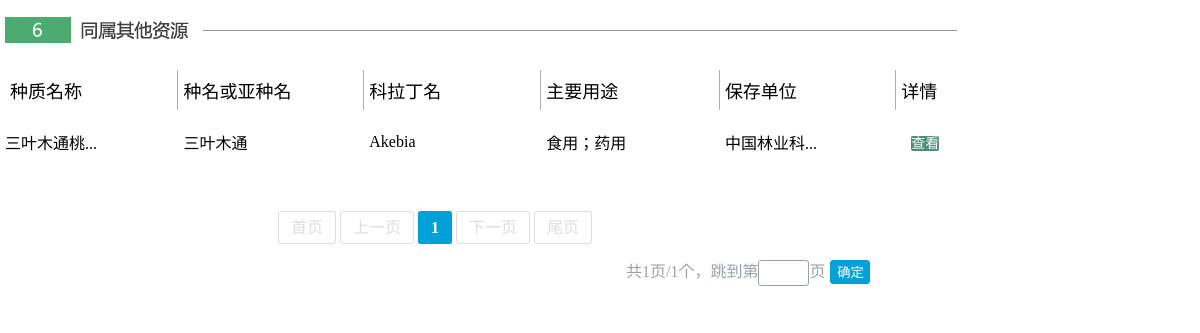
/tree/ziyuan/ziyuan_iframe.php, run on the app's committed database.
### tables this page shows
CREATE TABLE `ziyuan` (
  `id` int(100) NOT NULL,
  `view` int(11) NOT NULL COMMENT '审核',
  `hit` int(255) NOT NULL COMMENT '点击数',
  `number` varchar(100) NOT NULL COMMENT '平台编号',
  `bianhao` varchar(100) NOT NULL COMMENT '编号',
  `title` varchar(100) NOT NULL COMMENT '名字',
  `leixing` varchar(120) NOT NULL COMMENT '种名',
  `english` varchar(120) NOT NULL COMMENT '拉丁文',
  `shuming` varchar(120) NOT NULL COMMENT '属名',
  `usefor` varchar(120) NOT NULL COMMENT '用途',
  `xiangmu` varchar(120) NOT NULL COMMENT '关联项目',
  `danwei` varchar(120) NOT NULL COMMENT '保存单位',
  `huzhao` text NOT NULL COMMENT '护照信息',
  `base` text NOT NULL COMMENT '基本信息',
  `share` text NOT NULL COMMENT '共享信息',
  `other` text NOT NULL COMMENT '其他',
  `picture` text NOT NULL COMMENT '图片'
);

### tree/php/open.php (called while the page is built, shortened)
<?php
function open_form_id($form,$id){
	$sql_form="SELECT * FROM `$form` WHERE id=$id";
	$result=mysql_query($sql_form,$GLOBALS['conn'] )or die("error connecting");
	return $result;
}
function substr_cut($str_cut,$length)
{
    if (strlen($str_cut) > $length)
    {
        for($i=0; $i < $length; $i++)
        if (ord($str_cut[$i]) > 128)    $i=$i+2;
        $str_cut = substr($str_cut,0,$i)."...";
    }
    return $str_cut;
}
function search_form_ziyuan($form,$search){
	if($form==""){
		$search_data="";
		return $search_data;
	}
	else{
	$sql ="SELECT * FROM `$form`  where (title LIKE  '%$search%' OR leixing LIKE  '%$search%' OR english LIKE  '%$search%')and( `view`='1') ORDER BY id DESC";
		$search_data=mysql_query($sql);
		return $search_data;
	}
}
?>

### tree/php/functions_ziyuan_detail.php (the view, shortened to what this page needs)
<?php
	include("open.php");
function banner($count,$page){
		$total=$count;
		$showPage=8;
		$total_pages=ceil($total/$showPage);
		$page_banner="<div class='banner'>";
		$kaishi=1;
		$end=$total_pages;
		if($page>1){
			$page_banner.="<a href='".$_SERVER['PHP_SELF']."?form={$form}&page=1'>首页</a>";
			$page_banner.="<a href='".$_SERVER['PHP_SELF']."?form={$form}&page=".($page-1)."'>上一页</a>";
		}
		else{
			$page_banner.="<span class='disable'>首页</span>";
			$page_banner.="<span class='disable'>上一页</span>";
		}
		for($i=$kaishi;$i<=$end;$i++){
			if($page==$i){
				$page_banner.="<span class='current'>{$i}</span>";
			}
			else{
				$page_banner.="<a href='".$_SERVER['PHP_SELF']."?form={$form}&page=".$i."'>{$i}</a>";
			}
		}
		if($page<$total_pages){
			$page_banner.="<a href='".$_SERVER['PHP_SELF']."?form={$form}&page=".($page+1)."'>下一页</a>";
			$page_banner.="<a href='".$_SERVER['PHP_SELF']."?form={$form}&page=".$total_pages."'>尾页</a>";
		}
		else{
			$page_banner.="<span class='disable'>下一页</span>";
			$page_banner.="<span class='disable'>尾页</span>";
		}
		$page_banner.="<form action='".$_SERVER['PHP_SELF']."' method='get'>";
		$page_banner.="共".$total_pages."页/".$total."个，";
		$page_banner.="<input type='hidden' name='form' value='{$form}'>";
		$page_banner.="跳到第<input class='in1' type='text' size='2' name='page'>页";
		$page_banner.="<input class='in2' type='submit' value='确定' />";
		$page_banner.="</form>";
		$page_banner.="</div>";
		echo $page_banner;
}
function ziyuan_6($form,$id,$page){
	$result=open_form_id($form,$id);
	$row=mysql_fetch_array($result);
	$div.="<div class='ziyuan'>";
	$div.="<div class='tit_background'></div>";
	if($row["leixing"]||$row["shuming"]||$row["title"]){
		$count=0;
		$i=0;
		$star=($page-1)*8;
		$end=($page)*8;
		if($row["leixing"]){
			$search=$row["leixing"];
		}
		$search_data=search_form_ziyuan($form,$search);
		$div.="<table border='0' cellspacing='0'>";
		$div.="<tr class='tr1' bgcolor='#ffffff'>
					<td class='td_title'>种质名称</td>
					<td class='td_leixing'>种名或亚种名</td>
					<td class='td_english'>科拉丁名</td>
					<td class='td_usefor'>主要用途</td>
					<td class='td_danwei'>保存单位</td>
					<td class='td_chakan'>详情</td>
		</tr>";
		while($row=mysql_fetch_array($search_data)){
			++$count;
			if($star<=$i&&$i<$end){
				if($star<$end){
					++$star;
					$get_row_title=substr_cut($row["title"],15);
					$get_row_leixing=substr_cut($row["leixing"],15);
					$get_row_english=substr_cut($row["english"],15);
					$get_row_usefor=substr_cut($row["usefor"],15);
					$get_row_danwei=substr_cut($row["danwei"],15);
					$div.="<tr ".$hei.">
						<td>".$get_row_title."</td>
						<td>".$get_row_leixing."</td>
						<td>".$get_row_english."</td>
						<td>".$get_row_usefor."</td>
						<td>".$get_row_danwei."</td>
						<td><a href='ziyuan_detail.php?form=".$form."&id=".$row["id"]."&page=".$page."' target='_black'>查看</a></td>";
					$div.="</tr>";
					if($hei=="bgcolor='#f5f5f5'"){
						$hei="";
					}
					else{
						$hei="bgcolor='#f5f5f5'";
					}
				}
			}
			++$i;
		}
		$div.="</table>";
		$div.="</div>";
		echo $div;
		banner($count,$page);
	}
}
?>

### tree/css/chuShiHua.css (style rules this page uses)
body { margin: 0;padding: 0;font-family: "微软雅黑" }
* { text-decoration: none;list-style: none; padding:0px 0px 0px 0;margin: 0px 0px 0px 0px; border:none; }
a,input,button { outline:none;border:none }
a { color:#000; }
body { margin:0px auto; width:100%; background: #e8e8e8; }

### tree/css/ziyuan/ziyuan_iframe.css (style rules this page uses)
body { background:#ffffff; }
.content .ziyuan { margin-top:10px; }
.content .ziyuan .tit_background { width:1004px; height: 40px; background: url(../tips_picture/ziyuan-6.png) no-repeat; }
.content .ziyuan table { border-top:none; margin:20px auto; overflow: hidden; }
.content .ziyuan table tr td { padding-left: 5px; padding-right: 5px; padding-top: 20px; padding-bottom: 20px; text-align:left; }
.content .ziyuan table tr td a { margin-left: 10px; border-radius: 2px; background: #4e8c75; color:#FFFFFF; font-size: 14px; }
.content .ziyuan table .tr1 td { height:30px; color:#000000; text-align:left; font-size: 18px; padding-top:5px; padding-bottom: 5px; }
.content .ziyuan table .tr1 .td_title { width:167px; border-right:1px solid #adadad; padding-left:10px; }
.content .ziyuan table .tr1 .td_leixing { width:180px; border-right:1px solid #adadad; }
.content .ziyuan table .tr1 .td_english { width:170px; border-right:1px solid #adadad; }
.content .ziyuan table .tr1 .td_usefor { width:172px; border-right:1px solid #adadad; }
.content .ziyuan table .tr1 .td_danwei { width:170px; border-right:1px solid #adadad; }
.content .ziyuan table .tr1 .td_chakan { width:100px; }
.content .banner { font-size:16px; margin-top:40px; margin-left:276px; }
.content .banner .current { border:1px solid #00a1d6; border-radius:3px 3px; padding:7px 12px 7px 12px; margin:2px; background:#00a1d6; color:#ffffff; font-weight: bold; }
.content .banner .disable { border:1px solid #dddddd; border-radius:3px 3px; padding:7px 12px 7px 12px; margin:2px; color:#dddddd; }
.content .banner form { margin-top:20px; margin-left:350px; color:#99a2aa; }
.content .banner form .in1 { border:1px solid #99a2aa; width:49px; height:24px; border-radius: 3px; }
.content .banner form .in2 { border:1px solid #00a1d6; width:40px; height:24px; border-radius: 3px; margin-left:5px; color:#ffffff; background:#00a1d6; cursor:pointer; }

### data on the page
ziyuan: title "三叶木通桃...", leixing "三叶木通", english "Akebia", usefor "食用；药用", danwei "中国林业科..."

### other printed values
$page_banner "共1页/1个，"
